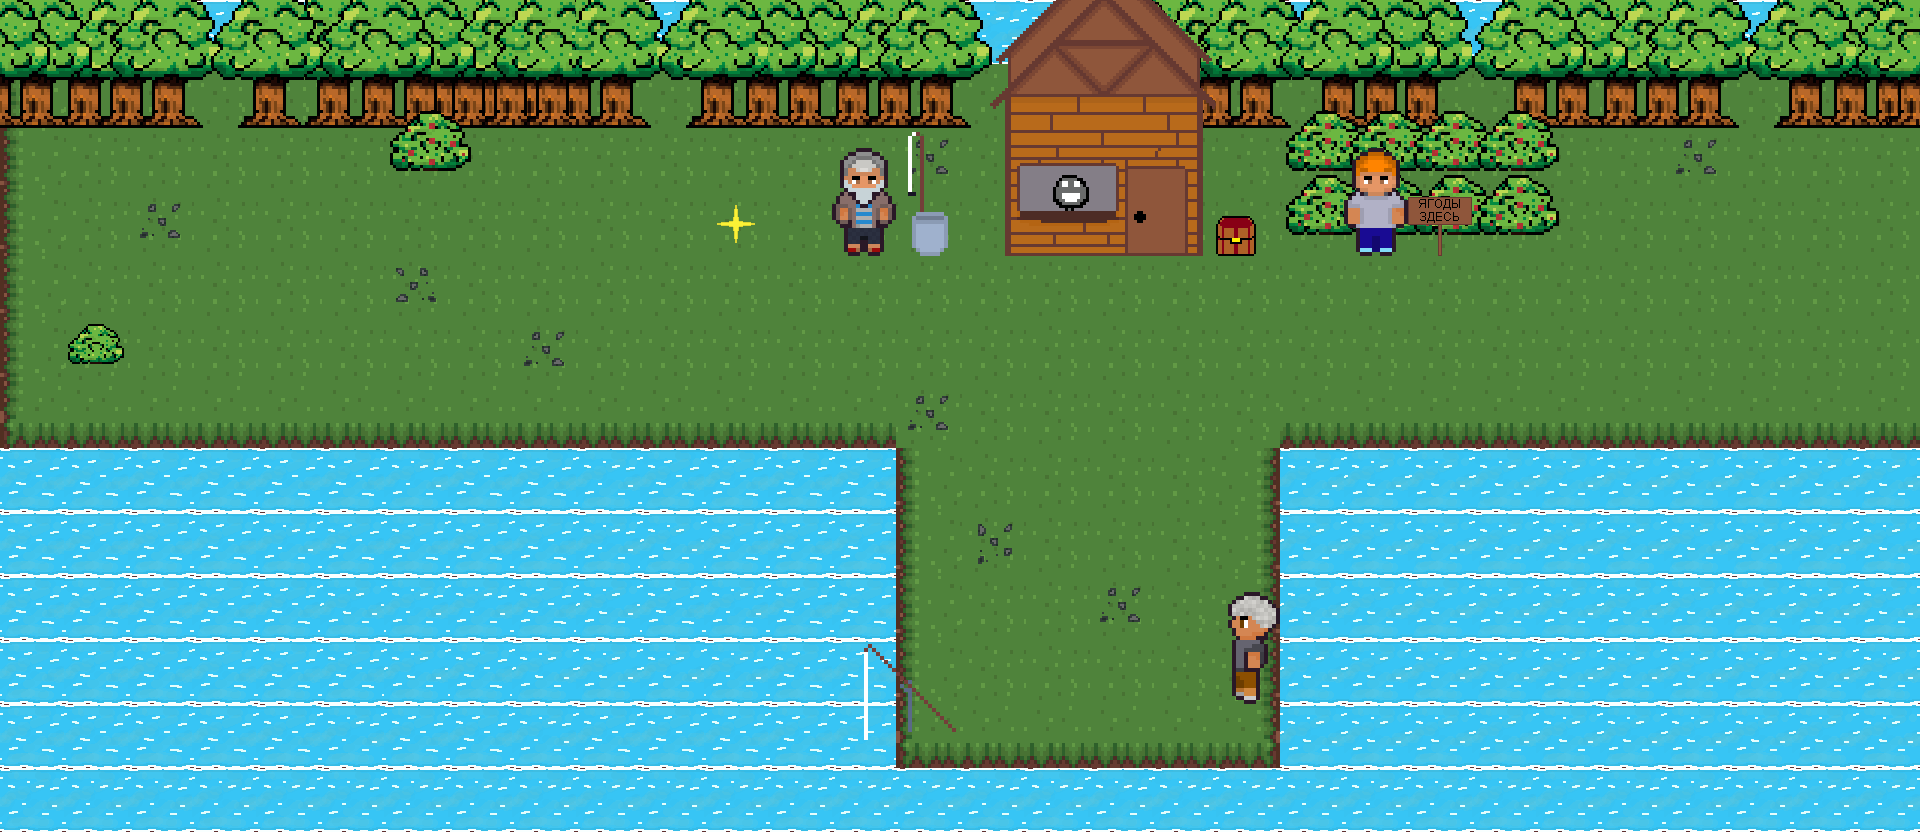

The image is a tile-based game level rendered from a .tmx file. Its description and source (layers, tilesets, objects; grid data summarised) follow:
An orthogonal 30x13 tile map with 64x64 px tiles, 4 tile layers (layer1, layer2, layer3, layer4), 19 tilesets and 16 objects (4x collision).

<map version="1.10" tiledversion="1.11.2" orientation="orthogonal" renderorder="right-down" width="30" height="13" tilewidth="64" tileheight="64" infinite="0" nextlayerid="11" nextobjectid="69">
 <tileset firstgid="1" name="m-left" tilewidth="64" tileheight="64" tilecount="1" columns="1">
  <image source="texs/m-left.png" width="64" height="64" />
 </tileset>
 <tileset firstgid="2" name="m-in" tilewidth="64" tileheight="64" tilecount="1" columns="1">
  <image source="texs/m-in.png" width="64" height="64" />
 </tileset>
 <tileset firstgid="3" name="m-leftdown" tilewidth="64" tileheight="64" tilecount="1" columns="1">
  <image source="texs/m-leftdown.png" width="64" height="64" />
 </tileset>
 <tileset firstgid="4" name="m-down" tilewidth="64" tileheight="64" tilecount="1" columns="1">
  <image source="texs/m-down.png" width="64" height="64" />
 </tileset>
 <tileset firstgid="5" name="water1" tilewidth="64" tileheight="64" tilecount="1" columns="1">
  <image source="texs/Р1.png" width="64" height="64" />
 </tileset>
 <tileset firstgid="6" name="water2" tilewidth="64" tileheight="64" tilecount="1" columns="1">
  <image source="texs/Р2.png" width="64" height="64" />
 </tileset>
 <tileset firstgid="7" name="water3" tilewidth="64" tileheight="64" tilecount="1" columns="1">
  <image source="texs/Р3.png" width="64" height="64" />
 </tileset>
 <tileset firstgid="8" name="water4" tilewidth="64" tileheight="64" tilecount="1" columns="1">
  <image source="texs/Р4.png" width="64" height="64" />
 </tileset>
 <tileset firstgid="9" name="m-right" tilewidth="64" tileheight="64" tilecount="1" columns="1">
  <image source="texs/m-right.png" width="64" height="64" />
 </tileset>
 <tileset firstgid="10" name="mainHouse" tilewidth="64" tileheight="333" tilecount="4" columns="4">
  <image source="builds/домик-ex.png" width="273" height="333" />
 </tileset>
 <tileset firstgid="14" name="trees" tilewidth="64" tileheight="144" tilecount="7" columns="7">
  <image source="builds/tree-ex.png" width="471" height="144" />
 </tileset>
 <tileset firstgid="21" name="characters" tilewidth="64" tileheight="64" tilecount="24" columns="6">
  <image source="builds/characters.png" width="384" height="256" />
 </tileset>
 <tileset firstgid="45" name="Спрайт-Куст3 (3)" tilewidth="96" tileheight="96" tilecount="1" columns="1">
  <image source="builds/Спрайт-Куст3 (3).png" width="96" height="96" />
 </tileset>
 <tileset firstgid="46" name="Спрайт-Куст1 (3)" tilewidth="64" tileheight="64" tilecount="1" columns="1">
  <image source="builds/Спрайт-Куст1 (3).png" width="64" height="64" />
 </tileset>
 <tileset firstgid="47" name="Спрайт-Кам3 (3)" tilewidth="64" tileheight="64" tilecount="1" columns="1">
  <image source="builds/Спрайт-Кам3 (3).png" width="64" height="64" />
 </tileset>
 <tileset firstgid="48" name="chest" tilewidth="40" tileheight="40" tilecount="1" columns="1">
  <image source="builds/chest.png" width="40" height="40" />
 </tileset>
 <tileset firstgid="49" name="savestar" tilewidth="64" tileheight="64" tilecount="1" columns="1">
  <image source="builds/savestar.png" width="64" height="64" />
 </tileset>
 <tileset firstgid="50" name="интерьер" tilewidth="64" tileheight="64" tilecount="8" columns="4">
  <image source="builds/интерьер.png" width="256" height="128" />
 </tileset>
 <tileset firstgid="58" name="tabl" tilewidth="64" tileheight="64" tilecount="1" columns="1">
  <image source="builds/tabl.png" width="64" height="64" />
 </tileset>
 <layer id="5" name="layer1" width="30" height="13">
  <data>[390 cells, 390 non-empty, 8 distinct tile ids]</data>
 </layer>
 <layer id="7" name="layer2" width="30" height="13">
  <data>[390 cells, 39 non-empty, 15 distinct tile ids]</data>
 </layer>
 <layer id="8" name="layer3" width="30" height="13">
  <data>[390 cells, 32 non-empty, 16 distinct tile ids]</data>
 </layer>
 <layer id="10" name="layer4" width="30" height="13">
  <data>[390 cells, 9 non-empty, 9 distinct tile ids]</data>
 </layer>
 <objectgroup id="3" name="objects">
  <object id="22" name="collision" x="1.33333" y="427.333" width="912.667" height="341.333" />
  <object id="25" name="collision" x="1263.67" y="426.667" width="651" height="344.667" />
  <object id="28" name="collision" x="1.33333" y="5.33335" width="1917.33" height="118.667" />
  <object id="32" name="collision" x="1002.33" y="124" width="202.166" height="134.667" />
  <object id="34" x="4.5" y="94.5" width="6.5" height="346" />
  <object id="35" x="828" y="744" width="525" height="50" />
  <object id="37" x="1919.5" y="5.5" width="20" height="494.5" />
  <object id="54" x="68.6667" y="324.667" width="54.6667" height="38" />
  <object id="55" x="1216.5" y="215" width="40" height="43.5" />
  <object id="57" x="1228" y="593" width="36.5" height="110.5" />
  <object id="59" x="913.455" y="688.545" width="43.6364" height="44.5455">
   <polygon points="-2,-3.27273 18.5455,16.1818 43.6364,44.5455 21.2727,25.0909 2.79629,7.09057" />
  </object>
  <object id="62" x="1288" y="121" width="271" height="114" />
  <object id="63" x="1354.5" y="235" width="97.303" height="22.25" />
  <object id="64" x="830" y="126" width="129.333" height="129.333" />
  <object id="67" x="384" y="123.75" width="87.25" height="48.25" />
  <object id="68" x="717" y="203" width="38.3333" height="40.3333" />
 </objectgroup>
</map>
